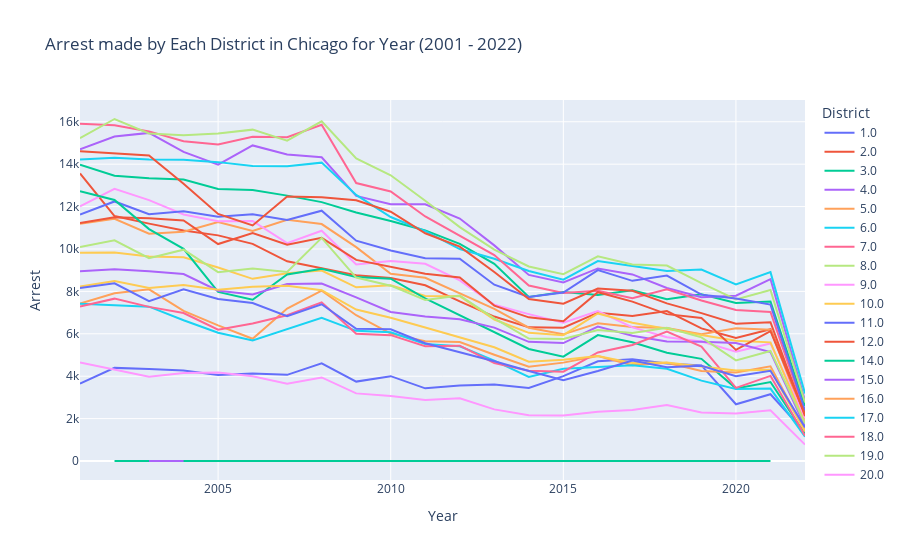

The code cell stored with this chart in its notebook:
### Code cell
px.line(data_frame=df_Arrest_True,x='Year',y='Arrest',color='District',title='Arrest made by Each District in Chicago for Year (2001 - 2022)')

### Figure 1 — Plotly figure (JSON) as saved in the notebook; plotly's stock layout.template omitted (floating-point values rounded to 4 significant figures)
{"data": [{"hovertemplate": "District=1.0<br>Year=%{x}<br>Arrest=%{y}<extra></extra>", "legendgroup": "1.0", "line": {"color": "#636efa", "dash": "solid"}, "marker": {"symbol": "circle"}, "mode": "lines", "name": "1.0", "orientation": "v", "showlegend": true, "type": "scatter", "x": [2001, 2002, 2003, 2004, 2005, 2006, 2007, 2008, 2009, 2010, 2011, 2012, 2013, 2014, 2015, 2016, 2017, 2018, 2019, 2020, 2021, 2022], "xaxis": "x", "y": [3650, 4393, 4341, 4270, 4058, 4133, 4065, 4609, 3746, 4002, 3427, 3557, 3610, 3444, 4005, 4706, 4796, 4596, 4507, 2677, 3149, 1353], "yaxis": "y"}, {"hovertemplate": "District=2.0<br>Year=%{x}<br>Arrest=%{y}<extra></extra>", "legendgroup": "2.0", "line": {"color": "#EF553B", "dash": "solid"}, "marker": {"symbol": "circle"}, "mode": "lines", "name": "2.0", "orientation": "v", "showlegend": true, "type": "scatter", "x": [2001, 2002, 2003, 2004, 2005, 2006, 2007, 2008, 2009, 2010, 2011, 2012, 2013, 2014, 2015, 2016, 2017, 2018, 2019, 2020, 2021, 2022], "xaxis": "x", "y": [13562, 11554, 11197, 10872, 10643, 10241, 9420, 9080, 8760, 8636, 8290, 7527, 6814, 6305, 6291, 6997, 6842, 7070, 6254, 5801, 6215, 2247], "yaxis": "y"}, {"hovertemplate": "District=3.0<br>Year=%{x}<br>Arrest=%{y}<extra></extra>", "legendgroup": "3.0", "line": {"color": "#00cc96", "dash": "solid"}, "marker": {"symbol": "circle"}, "mode": "lines", "name": "3.0", "orientation": "v", "showlegend": true, "type": "scatter", "x": [2001, 2002, 2003, 2004, 2005, 2006, 2007, 2008, 2009, 2010, 2011, 2012, 2013, 2014, 2015, 2016, 2017, 2018, 2019, 2020, 2021, 2022], "xaxis": "x", "y": [13972, 13455, 13335, 13275, 12829, 12783, 12517, 12211, 11719, 11321, 10875, 10240, 9301, 7734, 7972, 7834, 8057, 7633, 7865, 7456, 7521, 2595], "yaxis": "y"}, {"hovertemplate": "District=4.0<br>Year=%{x}<br>Arrest=%{y}<extra></extra>", "legendgroup": "4.0", "line": {"color": "#ab63fa", "dash": "solid"}, "marker": {"symbol": "circle"}, "mode": "lines", "name": "4.0", "orientation": "v", "showlegend": true, "type": "scatter", "x": [2001, 2002, 2003, 2004, 2005, 2006, 2007, 2008, 2009, 2010, 2011, 2012, 2013, 2014, 2015, 2016, 2017, 2018, 2019, 2020, 2021, 2022], "xaxis": "x", "y": [14703, 15304, 15476, 14577, 13981, 14884, 14455, 14329, 12505, 12114, 12112, 11437, 10171, 8778, 8421, 9084, 8802, 8160, 7722, 7798, 8581, 2851], "yaxis": "y"}, {"hovertemplate": "District=5.0<br>Year=%{x}<br>Arrest=%{y}<extra></extra>", "legendgroup": "5.0", "line": {"color": "#FFA15A", "dash": "solid"}, "marker": {"symbol": "circle"}, "mode": "lines", "name": "5.0", "orientation": "v", "showlegend": true, "type": "scatter", "x": [2001, 2002, 2003, 2004, 2005, 2006, 2007, 2008, 2009, 2010, 2011, 2012, 2013, 2014, 2015, 2016, 2017, 2018, 2019, 2020, 2021, 2022], "xaxis": "x", "y": [11189, 11423, 10719, 10816, 11268, 10850, 11379, 11175, 10088, 8835, 8644, 7918, 7180, 6287, 5975, 6500, 6322, 6276, 5980, 6264, 6191, 1953], "yaxis": "y"}, {"hovertemplate": "District=6.0<br>Year=%{x}<br>Arrest=%{y}<extra></extra>", "legendgroup": "6.0", "line": {"color": "#19d3f3", "dash": "solid"}, "marker": {"symbol": "circle"}, "mode": "lines", "name": "6.0", "orientation": "v", "showlegend": true, "type": "scatter", "x": [2001, 2002, 2003, 2004, 2005, 2006, 2007, 2008, 2009, 2010, 2011, 2012, 2013, 2014, 2015, 2016, 2017, 2018, 2019, 2020, 2021, 2022], "xaxis": "x", "y": [14217, 14301, 14224, 14213, 14097, 13912, 13905, 14073, 12552, 11507, 10838, 9996, 9538, 8961, 8554, 9429, 9197, 8968, 9030, 8326, 8909, 3190], "yaxis": "y"}, {"hovertemplate": "District=7.0<br>Year=%{x}<br>Arrest=%{y}<extra></extra>", "legendgroup": "7.0", "line": {"color": "#FF6692", "dash": "solid"}, "marker": {"symbol": "circle"}, "mode": "lines", "name": "7.0", "orientation": "v", "showlegend": true, "type": "scatter", "x": [2001, 2002, 2003, 2004, 2005, 2006, 2007, 2008, 2009, 2010, 2011, 2012, 2013, 2014, 2015, 2016, 2017, 2018, 2019, 2020, 2021, 2022], "xaxis": "x", "y": [15903, 15839, 15546, 15085, 14934, 15290, 15273, 15857, 13109, 12715, 11534, 10623, 9713, 8276, 7922, 8028, 7680, 8095, 7569, 7120, 7030, 2289], "yaxis": "y"}, {"hovertemplate": "District=8.0<br>Year=%{x}<br>Arrest=%{y}<extra></extra>", "legendgroup": "8.0", "line": {"color": "#B6E880", "dash": "solid"}, "marker": {"symbol": "circle"}, "mode": "lines", "name": "8.0", "orientation": "v", "showlegend": true, "type": "scatter", "x": [2001, 2002, 2003, 2004, 2005, 2006, 2007, 2008, 2009, 2010, 2011, 2012, 2013, 2014, 2015, 2016, 2017, 2018, 2019, 2020, 2021, 2022], "xaxis": "x", "y": [15228, 16131, 15449, 15369, 15446, 15629, 15110, 16022, 14273, 13477, 12272, 11030, 9967, 9174, 8813, 9654, 9274, 9218, 8388, 7617, 8067, 2761], "yaxis": "y"}, {"hovertemplate": "District=9.0<br>Year=%{x}<br>Arrest=%{y}<extra></extra>", "legendgroup": "9.0", "line": {"color": "#FF97FF", "dash": "solid"}, "marker": {"symbol": "circle"}, "mode": "lines", "name": "9.0", "orientation": "v", "showlegend": true, "type": "scatter", "x": [2001, 2002, 2003, 2004, 2005, 2006, 2007, 2008, 2009, 2010, 2011, 2012, 2013, 2014, 2015, 2016, 2017, 2018, 2019, 2020, 2021, 2022], "xaxis": "x", "y": [12016, 12836, 12307, 11625, 11312, 11320, 10275, 10862, 9274, 9431, 9303, 8519, 7370, 6929, 6526, 7072, 6304, 5835, 5635, 5150, 5546, 2019], "yaxis": "y"}, {"hovertemplate": "District=10.0<br>Year=%{x}<br>Arrest=%{y}<extra></extra>", "legendgroup": "10.0", "line": {"color": "#FECB52", "dash": "solid"}, "marker": {"symbol": "circle"}, "mode": "lines", "name": "10.0", "orientation": "v", "showlegend": true, "type": "scatter", "x": [2001, 2002, 2003, 2004, 2005, 2006, 2007, 2008, 2009, 2010, 2011, 2012, 2013, 2014, 2015, 2016, 2017, 2018, 2019, 2020, 2021, 2022], "xaxis": "x", "y": [9821, 9834, 9648, 9608, 9129, 8593, 8851, 8985, 8194, 8287, 7784, 7774, 6674, 6047, 5936, 6961, 6523, 6217, 5944, 5677, 5596, 1794], "yaxis": "y"}, {"hovertemplate": "District=11.0<br>Year=%{x}<br>Arrest=%{y}<extra></extra>", "legendgroup": "11.0", "line": {"color": "#636efa", "dash": "solid"}, "marker": {"symbol": "circle"}, "mode": "lines", "name": "11.0", "orientation": "v", "showlegend": true, "type": "scatter", "x": [2001, 2002, 2003, 2004, 2005, 2006, 2007, 2008, 2009, 2010, 2011, 2012, 2013, 2014, 2015, 2016, 2017, 2018, 2019, 2020, 2021, 2022], "xaxis": "x", "y": [11629, 12243, 11638, 11775, 11524, 11642, 11366, 11807, 10392, 9930, 9568, 9544, 8317, 7735, 7944, 9007, 8498, 8745, 7848, 7665, 7377, 2370], "yaxis": "y"}, {"hovertemplate": "District=12.0<br>Year=%{x}<br>Arrest=%{y}<extra></extra>", "legendgroup": "12.0", "line": {"color": "#EF553B", "dash": "solid"}, "marker": {"symbol": "circle"}, "mode": "lines", "name": "12.0", "orientation": "v", "showlegend": true, "type": "scatter", "x": [2001, 2002, 2003, 2004, 2005, 2006, 2007, 2008, 2009, 2010, 2011, 2012, 2013, 2014, 2015, 2016, 2017, 2018, 2019, 2020, 2021, 2022], "xaxis": "x", "y": [11222, 11495, 11455, 11342, 10234, 10752, 10202, 10525, 9485, 9162, 8832, 8659, 7331, 6776, 6596, 7962, 7519, 6928, 6746, 5242, 6126, 2212], "yaxis": "y"}, {"hovertemplate": "District=14.0<br>Year=%{x}<br>Arrest=%{y}<extra></extra>", "legendgroup": "14.0", "line": {"color": "#00cc96", "dash": "solid"}, "marker": {"symbol": "circle"}, "mode": "lines", "name": "14.0", "orientation": "v", "showlegend": true, "type": "scatter", "x": [2001, 2002, 2003, 2004, 2005, 2006, 2007, 2008, 2009, 2010, 2011, 2012, 2013, 2014, 2015, 2016, 2017, 2018, 2019, 2020, 2021, 2022], "xaxis": "x", "y": [12725, 12312, 10940, 10007, 7974, 7608, 8796, 9062, 8674, 8601, 7666, 6865, 6055, 5283, 4921, 5942, 5601, 5106, 4819, 3427, 3727, 1272], "yaxis": "y"}, {"hovertemplate": "District=15.0<br>Year=%{x}<br>Arrest=%{y}<extra></extra>", "legendgroup": "15.0", "line": {"color": "#ab63fa", "dash": "solid"}, "marker": {"symbol": "circle"}, "mode": "lines", "name": "15.0", "orientation": "v", "showlegend": true, "type": "scatter", "x": [2001, 2002, 2003, 2004, 2005, 2006, 2007, 2008, 2009, 2010, 2011, 2012, 2013, 2014, 2015, 2016, 2017, 2018, 2019, 2020, 2021, 2022], "xaxis": "x", "y": [8950, 9046, 8950, 8816, 8031, 7852, 8345, 8369, 7721, 7027, 6812, 6683, 6293, 5623, 5561, 6339, 5907, 5641, 5628, 5570, 5142, 1639], "yaxis": "y"}, {"hovertemplate": "District=16.0<br>Year=%{x}<br>Arrest=%{y}<extra></extra>", "legendgroup": "16.0", "line": {"color": "#FFA15A", "dash": "solid"}, "marker": {"symbol": "circle"}, "mode": "lines", "name": "16.0", "orientation": "v", "showlegend": true, "type": "scatter", "x": [2001, 2002, 2003, 2004, 2005, 2006, 2007, 2008, 2009, 2010, 2011, 2012, 2013, 2014, 2015, 2016, 2017, 2018, 2019, 2020, 2021, 2022], "xaxis": "x", "y": [7429, 7910, 8096, 7080, 6398, 5766, 7191, 8032, 6876, 6009, 5650, 5608, 5011, 4446, 4641, 4949, 4519, 4629, 4247, 4176, 4468, 1427], "yaxis": "y"}, {"hovertemplate": "District=17.0<br>Year=%{x}<br>Arrest=%{y}<extra></extra>", "legendgroup": "17.0", "line": {"color": "#19d3f3", "dash": "solid"}, "marker": {"symbol": "circle"}, "mode": "lines", "name": "17.0", "orientation": "v", "showlegend": true, "type": "scatter", "x": [2001, 2002, 2003, 2004, 2005, 2006, 2007, 2008, 2009, 2010, 2011, 2012, 2013, 2014, 2015, 2016, 2017, 2018, 2019, 2020, 2021, 2022], "xaxis": "x", "y": [7423, 7358, 7281, 6640, 6047, 5683, 6215, 6752, 6140, 6075, 5521, 5410, 4738, 3962, 4353, 4422, 4519, 4354, 3793, 3397, 3416, 1148], "yaxis": "y"}, {"hovertemplate": "District=18.0<br>Year=%{x}<br>Arrest=%{y}<extra></extra>", "legendgroup": "18.0", "line": {"color": "#FF6692", "dash": "solid"}, "marker": {"symbol": "circle"}, "mode": "lines", "name": "18.0", "orientation": "v", "showlegend": true, "type": "scatter", "x": [2001, 2002, 2003, 2004, 2005, 2006, 2007, 2008, 2009, 2010, 2011, 2012, 2013, 2014, 2015, 2016, 2017, 2018, 2019, 2020, 2021, 2022], "xaxis": "x", "y": [7289, 7658, 7270, 6980, 6192, 6482, 6876, 7487, 5998, 5937, 5412, 5442, 4626, 4259, 4213, 5119, 5475, 6102, 5393, 3450, 4016, 1197], "yaxis": "y"}, {"hovertemplate": "District=19.0<br>Year=%{x}<br>Arrest=%{y}<extra></extra>", "legendgroup": "19.0", "line": {"color": "#B6E880", "dash": "solid"}, "marker": {"symbol": "circle"}, "mode": "lines", "name": "19.0", "orientation": "v", "showlegend": true, "type": "scatter", "x": [2001, 2002, 2003, 2004, 2005, 2006, 2007, 2008, 2009, 2010, 2011, 2012, 2013, 2014, 2015, 2016, 2017, 2018, 2019, 2020, 2021, 2022], "xaxis": "x", "y": [10093, 10412, 9563, 9967, 8908, 9080, 8920, 10524, 8653, 8270, 7595, 7804, 6732, 5777, 5759, 6183, 6040, 6280, 5834, 4748, 5193, 1768], "yaxis": "y"}, {"hovertemplate": "District=20.0<br>Year=%{x}<br>Arrest=%{y}<extra></extra>", "legendgroup": "20.0", "line": {"color": "#FF97FF", "dash": "solid"}, "marker": {"symbol": "circle"}, "mode": "lines", "name": "20.0", "orientation": "v", "showlegend": true, "type": "scatter", "x": [2001, 2002, 2003, 2004, 2005, 2006, 2007, 2008, 2009, 2010, 2011, 2012, 2013, 2014, 2015, 2016, 2017, 2018, 2019, 2020, 2021, 2022], "xaxis": "x", "y": [4645, 4328, 3980, 4149, 4175, 3997, 3650, 3942, 3190, 3064, 2879, 2955, 2435, 2155, 2144, 2325, 2401, 2640, 2291, 2243, 2389, 777], "yaxis": "y"}, {"hovertemplate": "District=22.0<br>Year=%{x}<br>Arrest=%{y}<extra></extra>", "legendgroup": "22.0", "line": {"color": "#FECB52", "dash": "solid"}, "marker": {"symbol": "circle"}, "mode": "lines", "name": "22.0", "orientation": "v", "showlegend": true, "type": "scatter", "x": [2001, 2002, 2003, 2004, 2005, 2006, 2007, 2008, 2009, 2010, 2011, 2012, 2013, 2014, 2015, 2016, 2017, 2018, 2019, 2020, 2021, 2022], "xaxis": "x", "y": [8225, 8487, 8161, 8298, 8081, 8223, 8267, 8055, 7144, 6753, 6299, 5821, 5367, 4686, 4773, 4953, 4622, 4646, 4442, 4264, 4302, 1389], "yaxis": "y"}, {"hovertemplate": "District=24.0<br>Year=%{x}<br>Arrest=%{y}<extra></extra>", "legendgroup": "24.0", "line": {"color": "#636efa", "dash": "solid"}, "marker": {"symbol": "circle"}, "mode": "lines", "name": "24.0", "orientation": "v", "showlegend": true, "type": "scatter", "x": [2001, 2002, 2003, 2004, 2005, 2006, 2007, 2008, 2009, 2010, 2011, 2012, 2013, 2014, 2015, 2016, 2017, 2018, 2019, 2020, 2021, 2022], "xaxis": "x", "y": [8165, 8378, 7535, 8099, 7640, 7448, 6828, 7394, 6233, 6210, 5556, 5143, 4704, 4247, 3813, 4246, 4741, 4424, 4492, 4000, 4254, 1579], "yaxis": "y"}, {"hovertemplate": "District=25.0<br>Year=%{x}<br>Arrest=%{y}<extra></extra>", "legendgroup": "25.0", "line": {"color": "#EF553B", "dash": "solid"}, "marker": {"symbol": "circle"}, "mode": "lines", "name": "25.0", "orientation": "v", "showlegend": true, "type": "scatter", "x": [2001, 2002, 2003, 2004, 2005, 2006, 2007, 2008, 2009, 2010, 2011, 2012, 2013, 2014, 2015, 2016, 2017, 2018, 2019, 2020, 2021, 2022], "xaxis": "x", "y": [14605, 14513, 14405, 13074, 11654, 11111, 12480, 12439, 12295, 11757, 10740, 10109, 8913, 7638, 7423, 8133, 8030, 7433, 6977, 6475, 6547, 2121], "yaxis": "y"}, {"hovertemplate": "District=31.0<br>Year=%{x}<br>Arrest=%{y}<extra></extra>", "legendgroup": "31.0", "line": {"color": "#00cc96", "dash": "solid"}, "marker": {"symbol": "circle"}, "mode": "lines", "name": "31.0", "orientation": "v", "showlegend": true, "type": "scatter", "x": [2002, 2003, 2005, 2006, 2007, 2008, 2009, 2010, 2011, 2012, 2013, 2014, 2015, 2016, 2017, 2018, 2019, 2021], "xaxis": "x", "y": [5, 4, 1, 1, 3, 6, 4, 4, 3, 1, 4, 2, 1, 1, 1, 8, 2, 1], "yaxis": "y"}, {"hovertemplate": "District=21.0<br>Year=%{x}<br>Arrest=%{y}<extra></extra>", "legendgroup": "21.0", "line": {"color": "#ab63fa", "dash": "solid"}, "marker": {"symbol": "circle"}, "mode": "lines", "name": "21.0", "orientation": "v", "showlegend": true, "type": "scatter", "x": [2003, 2004], "xaxis": "x", "y": [1, 1], "yaxis": "y"}], "layout": {"legend": {"title": {"text": "District"}, "tracegroupgap": 0}, "title": {"text": "Arrest made by Each District in Chicago for Year (2001 - 2022)"}, "xaxis": {"anchor": "y", "domain": [0, 1], "title": {"text": "Year"}}, "yaxis": {"anchor": "x", "domain": [0, 1], "title": {"text": "Arrest"}}}}
